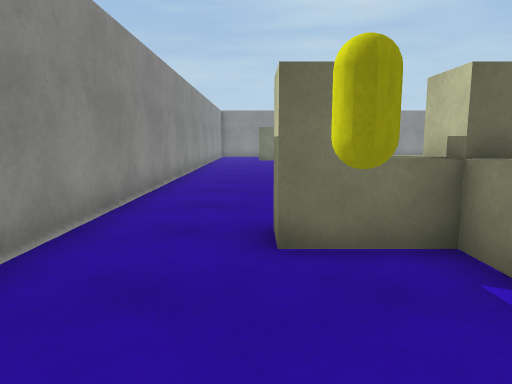
View 1 (above)

19 first-person views from a walk through a Unity game level. The camera is 1.2 m above the floor, tilts 8° down and sees 70° across. The floor is counted in squares, 1 m on a side. Each view is taken from the middle of a square. On the plan, view 1 faces up. The plan holds only what a view shows up to about 15 squares ahead; the rest is blank. The player is left out. Surface patterns are stand-ins for the level's own textures.

View 2
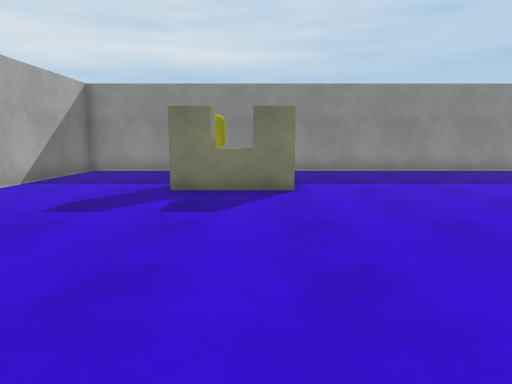

View 3
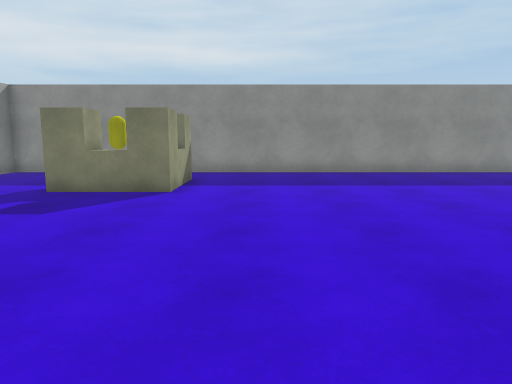

View 4
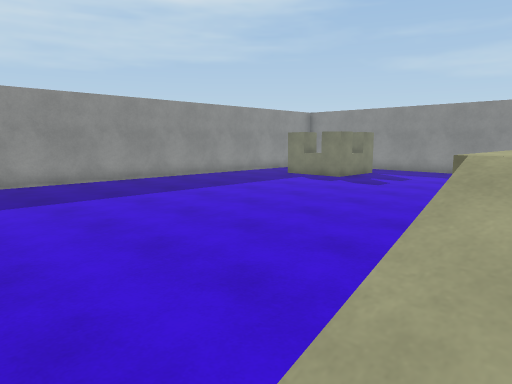

View 5
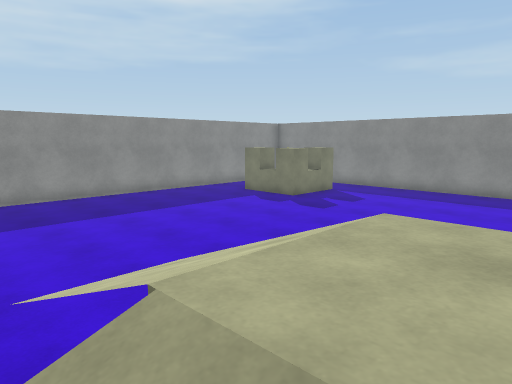

View 6
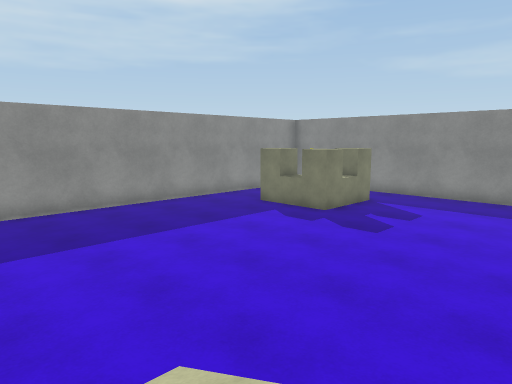

View 7
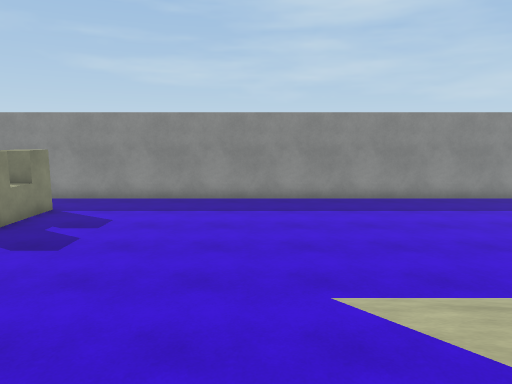

View 8
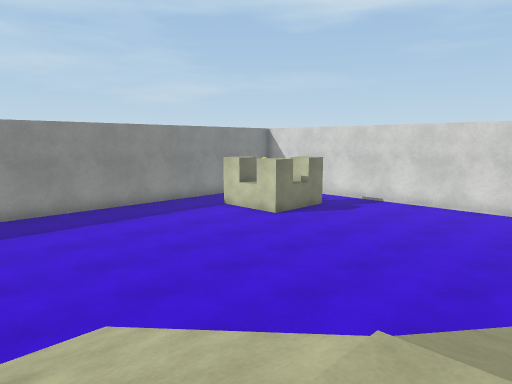

View 9
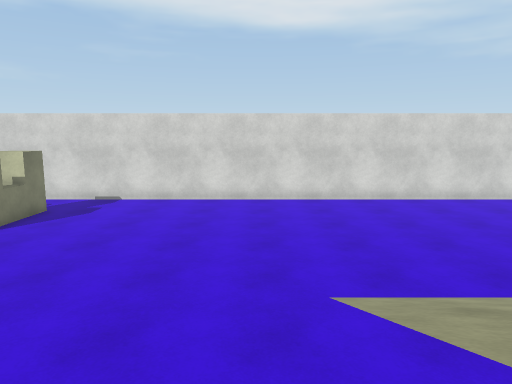

View 10
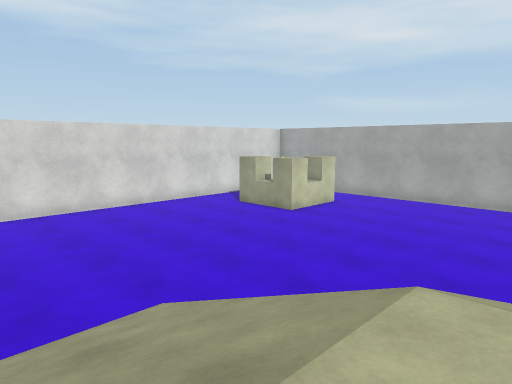

View 11
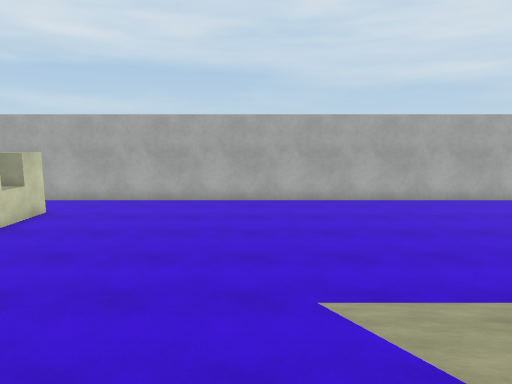

View 12
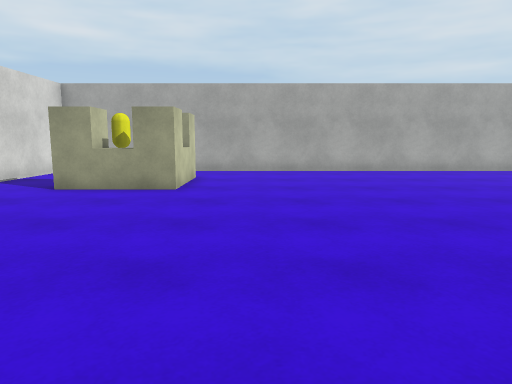

View 13
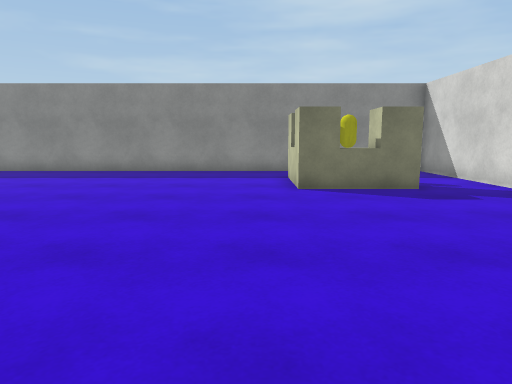

View 14
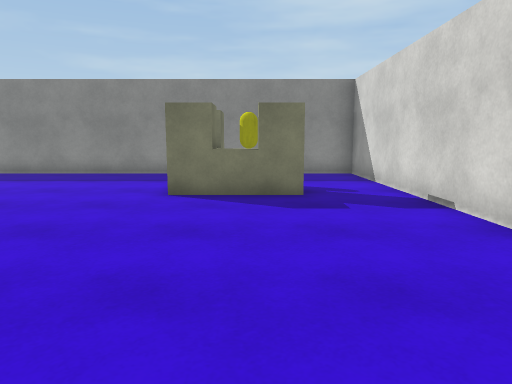

View 15
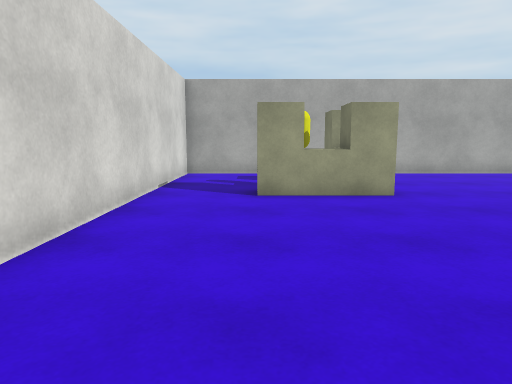

View 16
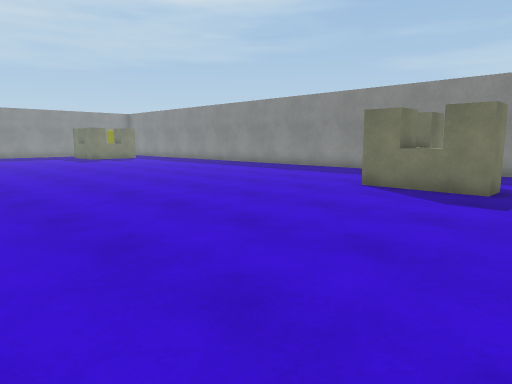

View 17
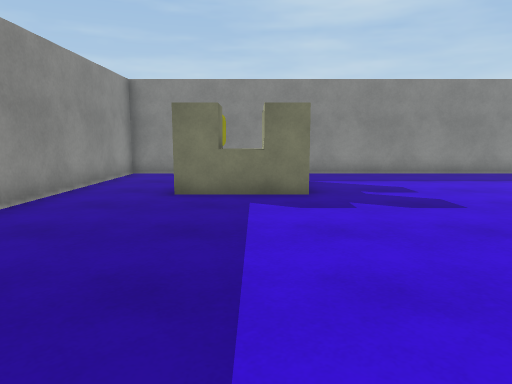

View 18
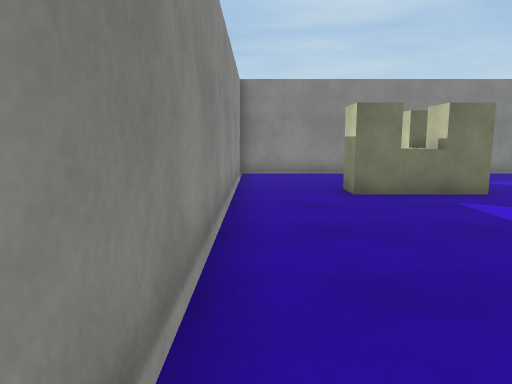

View 19
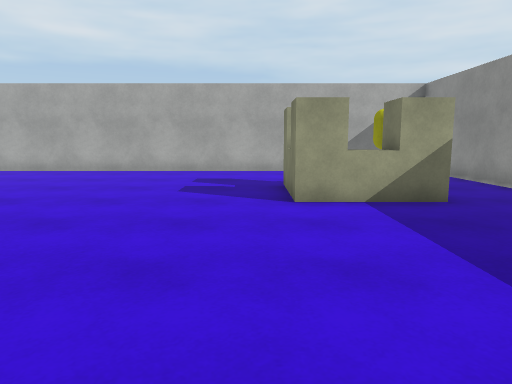

### Floor plan
Key: @ floor where view 1 was taken; # wall or solid block; . main floor; : floor 1.5 m higher than the main floor; / step, stairs or slope; = window, fence, low wall or low ledge; B barrier; C yellow capsule; O other object.
Columns run from 3 left of view 1 to 28 right of it. Each row starts with its distance up from view 1.
 28 ################################
 27 #......................... ....#
 26 #.........................  ...#
 25 #....BB..................BB ...#
 24 #...OBB..................BBC...#
 23 #..BBBB..................BBBB..#
 22 #..BBBB..................BBBB..#
 21 #..............................#
 20 #..............................#
 19 #..............................#
 18 #.............////.............#
 17 #.............////.............#
 16 #.............///=.............#
 15 #.............///#.............#
 14 #........../// ::#////.........#
 13 #..........///::::////.........#
 12 #..........///::::////.........#
 11 #........../=##::##=//.........#
 10 #.............////  ...........#
  9 #.............////.............#
  8 #............. ///.............#
  7 #.............////.............#
  6 #..............................#
  5 #..BBBB........................#
  4 #..BBBB........................#
  3 #...CBB..................BBBB..#
  2 #.... B..................BBC ..#
  1 #........................BBC...#
  0 #..@.....................BB ...#
 -1 #.........................  ...#
 -2 #.......................... ...#
 -3 ################################

Where each view was taken, in squares from view 1:
view 1: 0 up, 0 right, facing up
view 2: 4 up, 12 right, facing left
view 3: 7 up, 12 right, facing left
view 4: 8 up, 12 right, facing up-left
view 5: 10 up, 13 right, facing up-left
view 6: 12 up, 10 right, facing up-left
view 7: 13 up, 10 right, facing up
view 8: 13 up, 12 right, facing up-right
view 9: 15 up, 13 right, facing right
view 10: 14 up, 13 right, facing down-right
view 11: 12 up, 15 right, facing down
view 12: 12 up, 20 right, facing down
view 13: 13 up, 21 right, facing up
view 14: 14 up, 24 right, facing up
view 15: 11 up, 25 right, facing down
view 16: 13 up, 27 right, facing up-left
view 17: 14 up, 2 right, facing up
view 18: 14 up, 2 left, facing up
view 19: 12 up, 4 right, facing down
